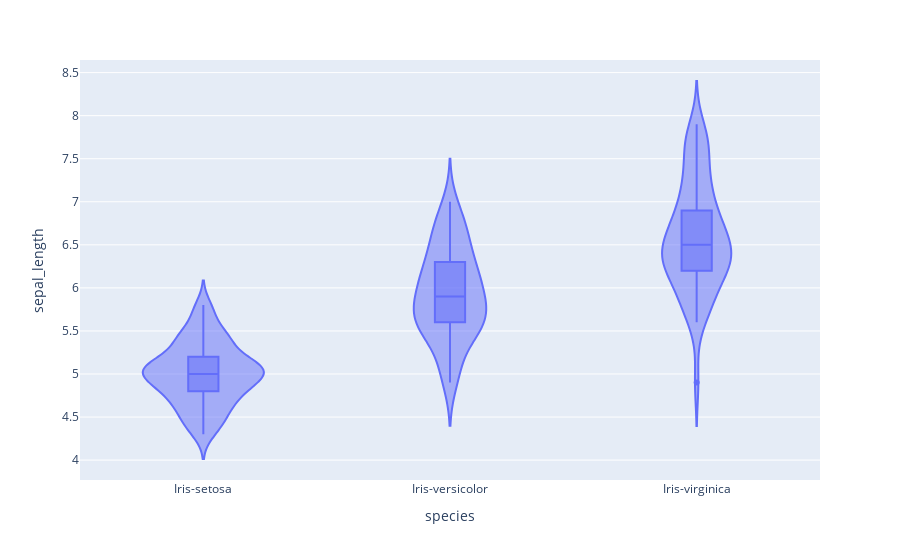
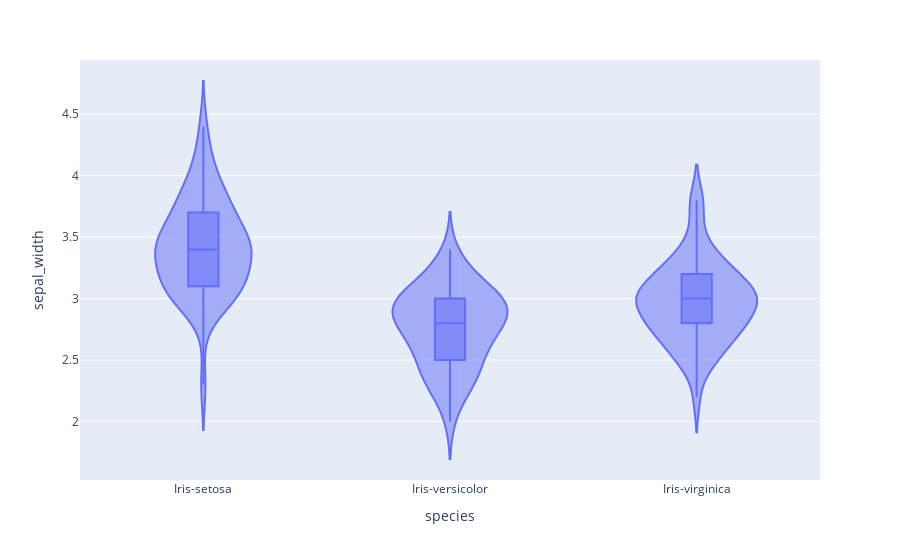
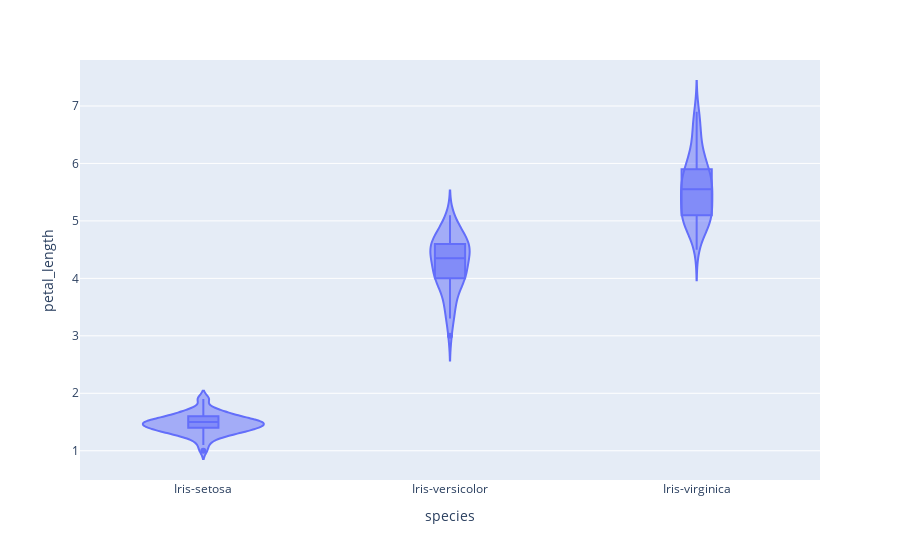
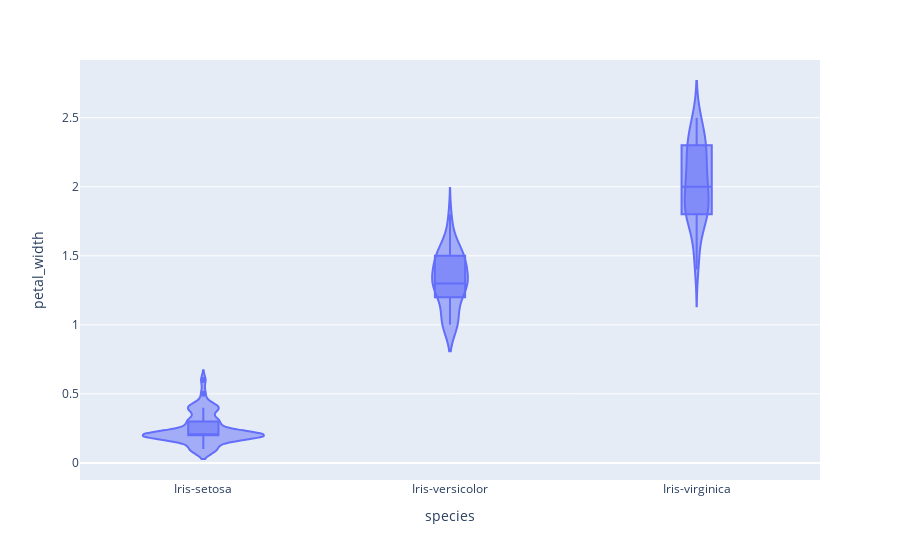

The code cell stored with these charts, in order, in its notebook:
### Code cell
for i in df.columns[:-1]:
    fig = px.violin(df, x="species", y=i, box=True)
    fig.show()

### Figure 1 — Plotly figure (JSON) as saved in the notebook; plotly's stock layout.template omitted (floating-point values rounded to 4 significant figures; data arrays with more than 128 entries replaced by an {"elided": "..."} marker saying what was removed)
{"data": [{"alignmentgroup": "True", "box": {"visible": true}, "hovertemplate": "species=%{x}<br>sepal_length=%{y}<extra></extra>", "legendgroup": "", "marker": {"color": "#636efa"}, "name": "", "offsetgroup": "", "orientation": "v", "scalegroup": "True", "showlegend": false, "type": "violin", "x": {"elided": "150 str values"}, "x0": " ", "xaxis": "x", "y": {"elided": "150 float values"}, "y0": " ", "yaxis": "y"}], "layout": {"autosize": true, "legend": {"tracegroupgap": 0}, "margin": {"t": 60}, "violinmode": "group", "xaxis": {"anchor": "y", "autorange": true, "domain": [0, 1], "range": [-0.5, 2.5], "title": {"text": "species"}, "type": "category"}, "yaxis": {"anchor": "x", "autorange": true, "domain": [0, 1], "range": [3.769, 8.646], "title": {"text": "sepal_length"}, "type": "linear"}}}

### Figure 2 — Plotly figure (JSON) as saved in the notebook; plotly's stock layout.template omitted (floating-point values rounded to 4 significant figures; data arrays with more than 128 entries replaced by an {"elided": "..."} marker saying what was removed)
{"data": [{"alignmentgroup": "True", "box": {"visible": true}, "hovertemplate": "species=%{x}<br>sepal_width=%{y}<extra></extra>", "legendgroup": "", "marker": {"color": "#636efa"}, "name": "", "offsetgroup": "", "orientation": "v", "scalegroup": "True", "showlegend": false, "type": "violin", "x": {"elided": "150 str values"}, "x0": " ", "xaxis": "x", "y": {"elided": "150 float values"}, "y0": " ", "yaxis": "y"}], "layout": {"autosize": true, "legend": {"tracegroupgap": 0}, "margin": {"t": 60}, "violinmode": "group", "xaxis": {"anchor": "y", "autorange": true, "domain": [0, 1], "range": [-0.5, 2.5], "title": {"text": "species"}, "type": "category"}, "yaxis": {"anchor": "x", "autorange": true, "domain": [0, 1], "range": [1.525, 4.94], "title": {"text": "sepal_width"}, "type": "linear"}}}

### Figure 3 — Plotly figure (JSON) as saved in the notebook; plotly's stock layout.template omitted (floating-point values rounded to 4 significant figures; data arrays with more than 128 entries replaced by an {"elided": "..."} marker saying what was removed)
{"data": [{"alignmentgroup": "True", "box": {"visible": true}, "hovertemplate": "species=%{x}<br>petal_length=%{y}<extra></extra>", "legendgroup": "", "marker": {"color": "#636efa"}, "name": "", "offsetgroup": "", "orientation": "v", "scalegroup": "True", "showlegend": false, "type": "violin", "x": {"elided": "150 str values"}, "x0": " ", "xaxis": "x", "y": {"elided": "150 float values"}, "y0": " ", "yaxis": "y"}], "layout": {"autosize": true, "legend": {"tracegroupgap": 0}, "margin": {"t": 60}, "violinmode": "group", "xaxis": {"anchor": "y", "autorange": true, "domain": [0, 1], "range": [-0.5, 2.5], "title": {"text": "species"}, "type": "category"}, "yaxis": {"anchor": "x", "autorange": true, "domain": [0, 1], "range": [0.4909, 7.8], "title": {"text": "petal_length"}, "type": "linear"}}}

### Figure 4 — Plotly figure (JSON) as saved in the notebook; plotly's stock layout.template omitted (floating-point values rounded to 4 significant figures; data arrays with more than 128 entries replaced by an {"elided": "..."} marker saying what was removed)
{"data": [{"alignmentgroup": "True", "box": {"visible": true}, "hovertemplate": "species=%{x}<br>petal_width=%{y}<extra></extra>", "legendgroup": "", "marker": {"color": "#636efa"}, "name": "", "offsetgroup": "", "orientation": "v", "scalegroup": "True", "showlegend": false, "type": "violin", "x": {"elided": "150 str values"}, "x0": " ", "xaxis": "x", "y": {"elided": "150 float values"}, "y0": " ", "yaxis": "y"}], "layout": {"autosize": true, "legend": {"tracegroupgap": 0}, "margin": {"t": 60}, "violinmode": "group", "xaxis": {"anchor": "y", "autorange": true, "domain": [0, 1], "range": [-0.5, 2.5], "title": {"text": "species"}, "type": "category"}, "yaxis": {"anchor": "x", "autorange": true, "domain": [0, 1], "range": [-0.1239, 2.918], "title": {"text": "petal_width"}, "type": "linear"}}}
